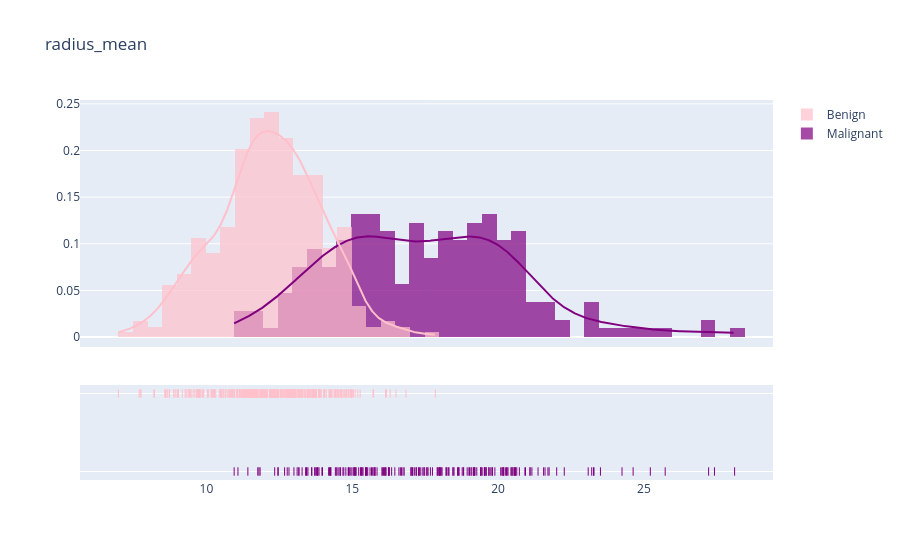
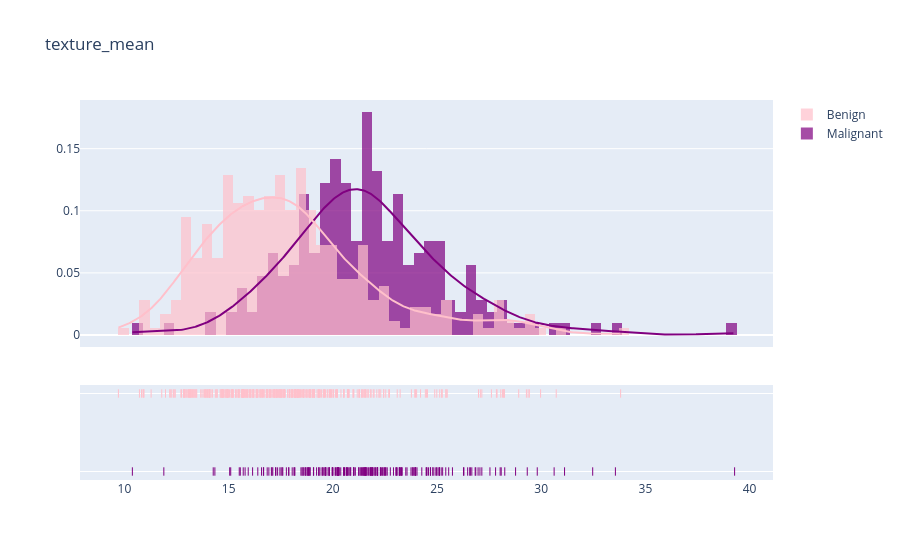
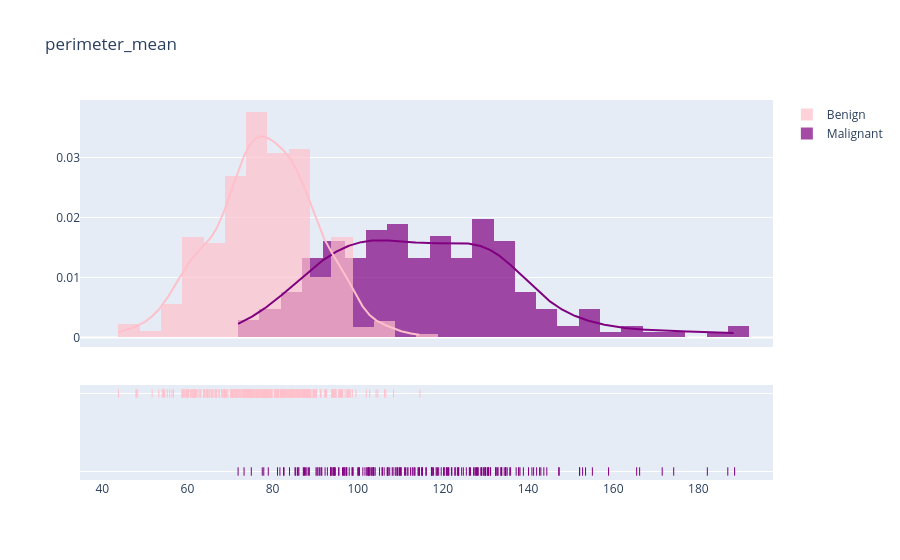
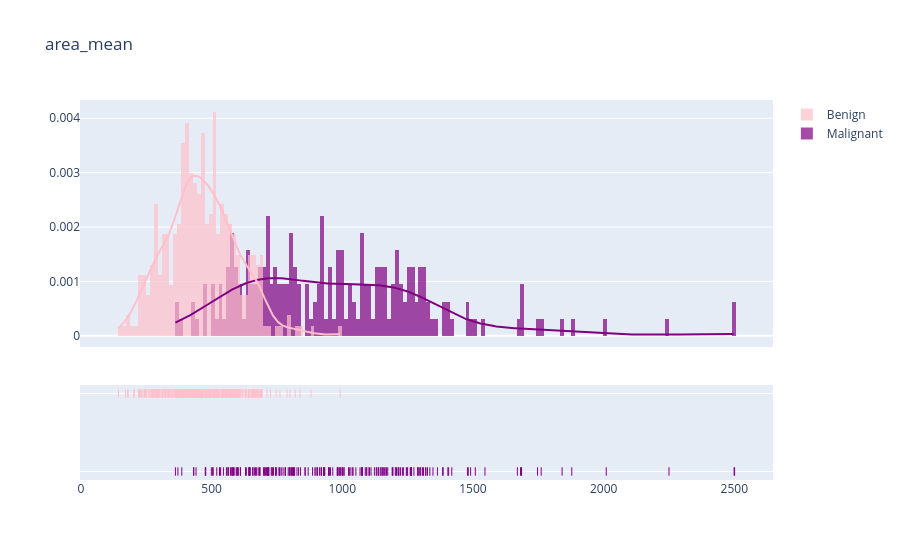

Notebook code for these charts, in order:
### Code cell
plots('radius_mean', .5)
plots('texture_mean', .5)
plots('perimeter_mean',5)
plots('area_mean',15)

### Figure 1 — Plotly figure (JSON) as saved in the notebook; plotly's stock layout.template omitted (floating-point values rounded to 4 significant figures; data arrays with more than 128 entries replaced by an {"elided": "..."} marker saying what was removed)
{"data": [{"autobinx": false, "histnorm": "probability density", "legendgroup": "Malignant", "marker": {"color": "purple"}, "name": "Malignant", "opacity": 0.7, "type": "histogram", "x": {"elided": "212 float values"}, "xaxis": "x", "xbins": {"end": 28.11, "size": 0.5, "start": 10.95}, "yaxis": "y"}, {"autobinx": false, "histnorm": "probability density", "legendgroup": "Benign", "marker": {"color": "pink"}, "name": "Benign", "opacity": 0.7, "type": "histogram", "x": {"elided": "357 float values"}, "xaxis": "x", "xbins": {"end": 17.85, "size": 0.5, "start": 6.981}, "yaxis": "y"}, {"legendgroup": "Malignant", "marker": {"color": "purple"}, "mode": "lines", "name": "Malignant", "showlegend": false, "type": "scatter", "x": {"elided": "500 float values"}, "xaxis": "x", "y": {"elided": "500 float values"}, "yaxis": "y"}, {"legendgroup": "Benign", "marker": {"color": "pink"}, "mode": "lines", "name": "Benign", "showlegend": false, "type": "scatter", "x": {"elided": "500 float values"}, "xaxis": "x", "y": {"elided": "500 float values"}, "yaxis": "y"}, {"legendgroup": "Malignant", "marker": {"color": "purple", "symbol": "line-ns-open"}, "mode": "markers", "name": "Malignant", "showlegend": false, "type": "scatter", "x": {"elided": "212 float values"}, "xaxis": "x", "y": {"elided": "212 str values"}, "yaxis": "y2"}, {"legendgroup": "Benign", "marker": {"color": "pink", "symbol": "line-ns-open"}, "mode": "markers", "name": "Benign", "showlegend": false, "type": "scatter", "x": {"elided": "357 float values"}, "xaxis": "x", "y": {"elided": "357 str values"}, "yaxis": "y2"}], "layout": {"barmode": "overlay", "hovermode": "closest", "legend": {"traceorder": "reversed"}, "title": {"text": "radius_mean"}, "xaxis": {"anchor": "y2", "domain": [0.0, 1.0], "zeroline": false}, "yaxis": {"anchor": "free", "domain": [0.35, 1], "position": 0.0}, "yaxis2": {"anchor": "x", "domain": [0, 0.25], "dtick": 1, "showticklabels": false}}}

### Figure 2 — Plotly figure (JSON) as saved in the notebook; plotly's stock layout.template omitted (floating-point values rounded to 4 significant figures; data arrays with more than 128 entries replaced by an {"elided": "..."} marker saying what was removed)
{"data": [{"autobinx": false, "histnorm": "probability density", "legendgroup": "Malignant", "marker": {"color": "purple"}, "name": "Malignant", "opacity": 0.7, "type": "histogram", "x": {"elided": "212 float values"}, "xaxis": "x", "xbins": {"end": 39.28, "size": 0.5, "start": 10.38}, "yaxis": "y"}, {"autobinx": false, "histnorm": "probability density", "legendgroup": "Benign", "marker": {"color": "pink"}, "name": "Benign", "opacity": 0.7, "type": "histogram", "x": {"elided": "357 float values"}, "xaxis": "x", "xbins": {"end": 33.81, "size": 0.5, "start": 9.71}, "yaxis": "y"}, {"legendgroup": "Malignant", "marker": {"color": "purple"}, "mode": "lines", "name": "Malignant", "showlegend": false, "type": "scatter", "x": {"elided": "500 float values"}, "xaxis": "x", "y": {"elided": "500 float values"}, "yaxis": "y"}, {"legendgroup": "Benign", "marker": {"color": "pink"}, "mode": "lines", "name": "Benign", "showlegend": false, "type": "scatter", "x": {"elided": "500 float values"}, "xaxis": "x", "y": {"elided": "500 float values"}, "yaxis": "y"}, {"legendgroup": "Malignant", "marker": {"color": "purple", "symbol": "line-ns-open"}, "mode": "markers", "name": "Malignant", "showlegend": false, "type": "scatter", "x": {"elided": "212 float values"}, "xaxis": "x", "y": {"elided": "212 str values"}, "yaxis": "y2"}, {"legendgroup": "Benign", "marker": {"color": "pink", "symbol": "line-ns-open"}, "mode": "markers", "name": "Benign", "showlegend": false, "type": "scatter", "x": {"elided": "357 float values"}, "xaxis": "x", "y": {"elided": "357 str values"}, "yaxis": "y2"}], "layout": {"barmode": "overlay", "hovermode": "closest", "legend": {"traceorder": "reversed"}, "title": {"text": "texture_mean"}, "xaxis": {"anchor": "y2", "domain": [0.0, 1.0], "zeroline": false}, "yaxis": {"anchor": "free", "domain": [0.35, 1], "position": 0.0}, "yaxis2": {"anchor": "x", "domain": [0, 0.25], "dtick": 1, "showticklabels": false}}}

### Figure 3 — Plotly figure (JSON) as saved in the notebook; plotly's stock layout.template omitted (floating-point values rounded to 4 significant figures; data arrays with more than 128 entries replaced by an {"elided": "..."} marker saying what was removed)
{"data": [{"autobinx": false, "histnorm": "probability density", "legendgroup": "Malignant", "marker": {"color": "purple"}, "name": "Malignant", "opacity": 0.7, "type": "histogram", "x": {"elided": "212 float values"}, "xaxis": "x", "xbins": {"end": 188.5, "size": 5, "start": 71.9}, "yaxis": "y"}, {"autobinx": false, "histnorm": "probability density", "legendgroup": "Benign", "marker": {"color": "pink"}, "name": "Benign", "opacity": 0.7, "type": "histogram", "x": {"elided": "357 float values"}, "xaxis": "x", "xbins": {"end": 114.6, "size": 5, "start": 43.79}, "yaxis": "y"}, {"legendgroup": "Malignant", "marker": {"color": "purple"}, "mode": "lines", "name": "Malignant", "showlegend": false, "type": "scatter", "x": {"elided": "500 float values"}, "xaxis": "x", "y": {"elided": "500 float values"}, "yaxis": "y"}, {"legendgroup": "Benign", "marker": {"color": "pink"}, "mode": "lines", "name": "Benign", "showlegend": false, "type": "scatter", "x": {"elided": "500 float values"}, "xaxis": "x", "y": {"elided": "500 float values"}, "yaxis": "y"}, {"legendgroup": "Malignant", "marker": {"color": "purple", "symbol": "line-ns-open"}, "mode": "markers", "name": "Malignant", "showlegend": false, "type": "scatter", "x": {"elided": "212 float values"}, "xaxis": "x", "y": {"elided": "212 str values"}, "yaxis": "y2"}, {"legendgroup": "Benign", "marker": {"color": "pink", "symbol": "line-ns-open"}, "mode": "markers", "name": "Benign", "showlegend": false, "type": "scatter", "x": {"elided": "357 float values"}, "xaxis": "x", "y": {"elided": "357 str values"}, "yaxis": "y2"}], "layout": {"barmode": "overlay", "hovermode": "closest", "legend": {"traceorder": "reversed"}, "title": {"text": "perimeter_mean"}, "xaxis": {"anchor": "y2", "domain": [0.0, 1.0], "zeroline": false}, "yaxis": {"anchor": "free", "domain": [0.35, 1], "position": 0.0}, "yaxis2": {"anchor": "x", "domain": [0, 0.25], "dtick": 1, "showticklabels": false}}}

### Figure 4 — Plotly figure (JSON) as saved in the notebook; plotly's stock layout.template omitted (floating-point values rounded to 4 significant figures; data arrays with more than 128 entries replaced by an {"elided": "..."} marker saying what was removed)
{"data": [{"autobinx": false, "histnorm": "probability density", "legendgroup": "Malignant", "marker": {"color": "purple"}, "name": "Malignant", "opacity": 0.7, "type": "histogram", "x": {"elided": "212 float values"}, "xaxis": "x", "xbins": {"end": 2501.0, "size": 15, "start": 361.6}, "yaxis": "y"}, {"autobinx": false, "histnorm": "probability density", "legendgroup": "Benign", "marker": {"color": "pink"}, "name": "Benign", "opacity": 0.7, "type": "histogram", "x": {"elided": "357 float values"}, "xaxis": "x", "xbins": {"end": 992.1, "size": 15, "start": 143.5}, "yaxis": "y"}, {"legendgroup": "Malignant", "marker": {"color": "purple"}, "mode": "lines", "name": "Malignant", "showlegend": false, "type": "scatter", "x": {"elided": "500 float values"}, "xaxis": "x", "y": {"elided": "500 float values"}, "yaxis": "y"}, {"legendgroup": "Benign", "marker": {"color": "pink"}, "mode": "lines", "name": "Benign", "showlegend": false, "type": "scatter", "x": {"elided": "500 float values"}, "xaxis": "x", "y": {"elided": "500 float values"}, "yaxis": "y"}, {"legendgroup": "Malignant", "marker": {"color": "purple", "symbol": "line-ns-open"}, "mode": "markers", "name": "Malignant", "showlegend": false, "type": "scatter", "x": {"elided": "212 float values"}, "xaxis": "x", "y": {"elided": "212 str values"}, "yaxis": "y2"}, {"legendgroup": "Benign", "marker": {"color": "pink", "symbol": "line-ns-open"}, "mode": "markers", "name": "Benign", "showlegend": false, "type": "scatter", "x": {"elided": "357 float values"}, "xaxis": "x", "y": {"elided": "357 str values"}, "yaxis": "y2"}], "layout": {"barmode": "overlay", "hovermode": "closest", "legend": {"traceorder": "reversed"}, "title": {"text": "area_mean"}, "xaxis": {"anchor": "y2", "domain": [0.0, 1.0], "zeroline": false}, "yaxis": {"anchor": "free", "domain": [0.35, 1], "position": 0.0}, "yaxis2": {"anchor": "x", "domain": [0, 0.25], "dtick": 1, "showticklabels": false}}}
